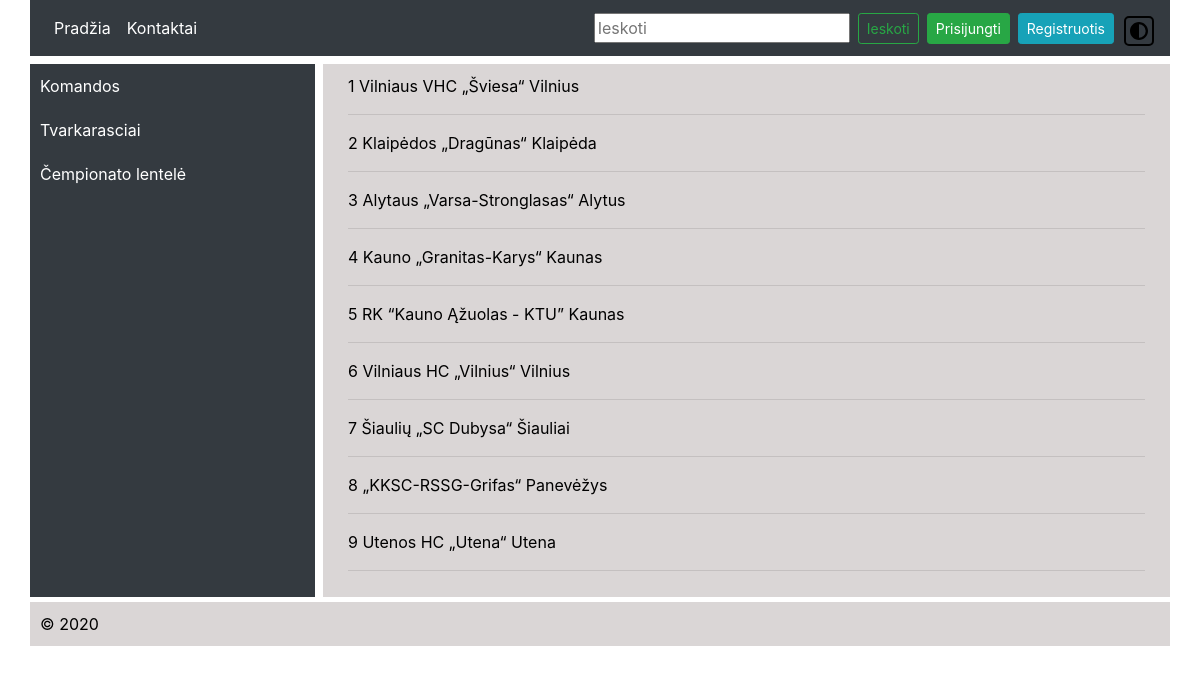
Page /komandos.php on the committed database.
### tables this page shows
CREATE TABLE `komandos` (
  `ID` int(11) NOT NULL,
  `Pavadinimas` varchar(60) NOT NULL,
  `Miestas` varchar(30) NOT NULL
);

### models/prisijungimas.php (called while the page is built, shortened)
<?php
$prisijungimas = mysqli_connect( DB_HOST, DB_MYSQL_USER, DB_MYSQL_PASSWORD, DB_NAME, 3307);
function getPrisijungimas() {
    global $prisijungimas;
    return $prisijungimas;
}

### models/komandos.php (called while the page is built, shortened)
<?php
function getKomandos() {
    $manoSQL = "SELECT * FROM komandos    ";
    $rezultataiOBJ = mysqli_query(getPrisijungimas(), $manoSQL);
    return $rezultataiOBJ;
}

### komandos.php (the view)
<?php
include ("header.php");
include ('models/prisijungimas.php');
include ('models/komandos.php');
?>
<section class="container  tarpas-apacia mt-2">
    <div class="row hight-col">
        <main class="col-3 spalva tarpas-desine bg-dark mr-2">
                <div class="row paddingas">
                    <a href="komandos.php">Komandos</a>
                </div>
                <div class="row paddingas">
                    <a href="tvarkarasciai.php">Tvarkarasciai</a>
                </div>
                <div class="row paddingas">
                    <a href="cempionatoLentele.php">Čempionato lentelė</a>
                </div>
            </main>
            <aside class="col spalva">
                <div class="paddingas">
                    <?php
                        $visosKomandosOBJ =  getKomandos();
                        $komandos = mysqli_fetch_assoc($visosKomandosOBJ);
                        while($komandos) {
                        echo "<a class='komandos' href='page-doctor.php?sk=$komandos[ID]'>" . $komandos['ID'] . " " . $komandos['Pavadinimas'] . " " . $komandos['Miestas'] . "</a>" . "<hr>";
                        $komandos = mysqli_fetch_assoc($visosKomandosOBJ);
                        }
                    ?>
                </div>
            </aside>
        </div>
    </section>
<?php
include ("footer.php");
?>

### css/master.css (style rules this page uses)
body { background: var(--background); color: var(--foreground); }
.tarpas-apacia { margin-bottom: 5px; }
.tarpas-desine { margin-right: 5px; }
.paddingas { padding: 10px; }
.spalva { background-color:rgb(218, 214, 214); }
a { color: white; }
.komandos { color: black; }

### rows in the picture
komandos: ID "1", Pavadinimas "Vilniaus VHC „Šviesa“", Miestas "Vilnius"
komandos: ID "2", Pavadinimas "Klaipėdos „Dragūnas“", Miestas "Klaipėda"
komandos: ID "3", Pavadinimas "Alytaus „Varsa-Stronglasas“", Miestas "Alytus"
komandos: ID "4", Pavadinimas "Kauno „Granitas-Karys“", Miestas "Kaunas"
komandos: ID "5", Pavadinimas "RK “Kauno Ąžuolas - KTU”", Miestas "Kaunas"
komandos: ID "6", Pavadinimas "Vilniaus HC „Vilnius“", Miestas "Vilnius"
komandos: ID "7", Pavadinimas "Šiaulių „SC Dubysa“", Miestas "Šiauliai"
komandos: ID "8", Pavadinimas "„KKSC-RSSG-Grifas“", Miestas "Panevėžys"
komandos: ID "9", Pavadinimas "Utenos HC „Utena“", Miestas "Utena"
